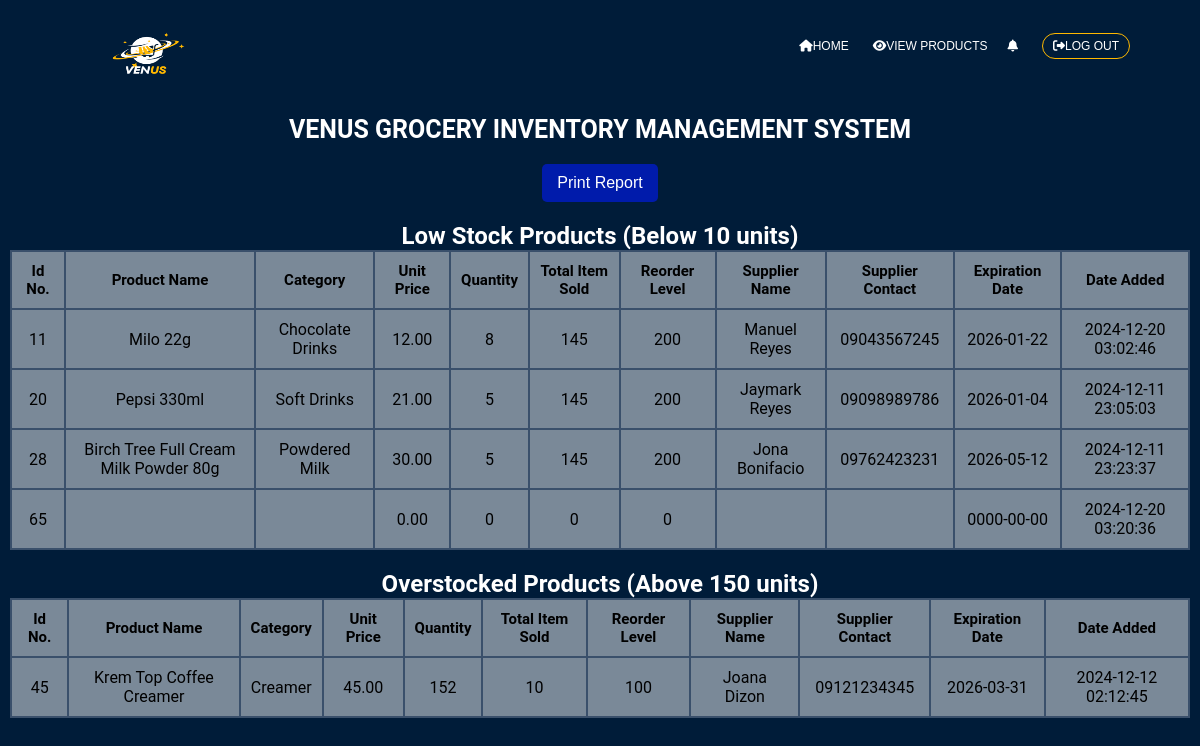
Screenshot of /home/dashboard.php with the database file from the repository.
### tables this page shows
CREATE TABLE `products` (
  `id` int(11) NOT NULL,
  `product_name` varchar(255) NOT NULL,
  `category` varchar(100) NOT NULL,
  `unit_price` decimal(10,2) NOT NULL,
  `quantity_of_product` int(11) NOT NULL,
  `total_item_sold` int(11) NOT NULL,
  `reorder_level` int(11) NOT NULL,
  `supplier_name` varchar(255) NOT NULL,
  `supplier_contact` varchar(100) NOT NULL,
  `expiration_date` date DEFAULT NULL,
  `date_added` timestamp NOT NULL DEFAULT current_timestamp()
);

### home/dashboard.php (the view, shortened to what this page needs)
<?php
$conn = mysqli_connect("localhost", "root", "", "inventory_management_system");
$low_stock_sql = "SELECT * FROM products WHERE quantity_of_product <= 9";
$overstock_sql = "SELECT * FROM products WHERE quantity_of_product >= 150";
$low_stock_result = mysqli_query($conn, $low_stock_sql);
$overstock_result = mysqli_query($conn, $overstock_sql);
?>
<!DOCTYPE html>
<html lang="en">
<head>
    <link rel="stylesheet" href="view.css">
    <link rel="stylesheet" href="https://unpkg.com/boxicons@latest/css/boxicons.min.css">
    <link rel="stylesheet" href="https://cdnjs.cloudflare.com/ajax/libs/font-awesome/6.5.1/css/all.min.css">
</head>
<body>
<header>
    <nav>
        <label class="my_logo">
            <img src="../Images/upperlogo.png" alt="Venus Logo">
        </label>
        <ul>
            <li><a href="admin.php" class="home"><i class="fas fa-home"></i>Home</a></li>
            <li><a href="view_products.php" class="home"><i class="fas fa-eye"></i>View Products</a></li>
            <ul><li><a href="../home/notification.php" class="notif" target="_self"><i class="fas fa-bell"></i> </a></li>
            <li><a href="../home/logout.php" class="logout"><i class="fas fa-sign-out-alt"></i>Log Out</a></li>
        </ul>
    </nav>
</header>
<div class="info">
    <h1>VENUS GROCERY INVENTORY MANAGEMENT SYSTEM</h1>
    <button class="print-btn" onclick="window.print()">Print Report</button>
    <h2>Low Stock Products (Below 10 units)</h2>
    <table>
        <tr>
            <th>Id No.</th>
            <th>Product Name</th>
            <th>Category</th>
            <th>Unit Price</th>
            <th>Quantity</th>
            <th>Total Item Sold</th>
            <th>Reorder Level</th>
            <th>Supplier Name</th>
            <th>Supplier Contact</th>
            <th>Expiration Date</th>
            <th>Date Added</th>
        </tr>
        <?php if (mysqli_num_rows($low_stock_result) > 0): ?>
            <?php while ($row = mysqli_fetch_assoc($low_stock_result)): ?>
                <tr>
                    <td><?php echo htmlspecialchars($row['id']); ?></td>
                    <td><?php echo htmlspecialchars($row['product_name']); ?></td>
                    <td><?php echo htmlspecialchars($row['category']); ?></td>
                    <td><?php echo htmlspecialchars($row['unit_price']); ?></td>
                    <td><?php echo htmlspecialchars($row['quantity_of_product']); ?></td>
                    <td><?php echo htmlspecialchars($row['total_item_sold']); ?></td>
                    <td><?php echo htmlspecialchars($row['reorder_level']); ?></td>
                    <td><?php echo htmlspecialchars($row['supplier_name']); ?></td>
                    <td><?php echo htmlspecialchars($row['supplier_contact']); ?></td>
                    <td><?php echo htmlspecialchars($row['expiration_date']); ?></td>
                    <td><?php echo htmlspecialchars($row['date_added']); ?></td>
                </tr>
            <?php endwhile; ?>
        <?php else: ?>
            <tr>
                <td colspan="4">No low stock products found.</td>
            </tr>
        <?php endif; ?>
    </table>
    <h2>Overstocked Products (Above 150 units)</h2>
    <table>
        <tr>
            <th>Id No.</th>
            <th>Product Name</th>
            <th>Category</th>
            <th>Unit Price</th>
            <th>Quantity</th>
            <th>Total Item Sold</th>
            <th>Reorder Level</th>
            <th>Supplier Name</th>
            <th>Supplier Contact</th>
            <th>Expiration Date</th>
            <th>Date Added</th>
        </tr>
        <?php if (mysqli_num_rows($overstock_result) > 0): ?>
            <?php while ($row = mysqli_fetch_assoc($overstock_result)): ?>
                <tr>
                    <td><?php echo htmlspecialchars($row['id']); ?></td>
                    <td><?php echo htmlspecialchars($row['product_name']); ?></td>
                    <td><?php echo htmlspecialchars($row['category']); ?></td>
                    <td><?php echo htmlspecialchars($row['unit_price']); ?></td>
                    <td><?php echo htmlspecialchars($row['quantity_of_product']); ?></td>
                    <td><?php echo htmlspecialchars($row['total_item_sold']); ?></td>
                    <td><?php echo htmlspecialchars($row['reorder_level']); ?></td>
                    <td><?php echo htmlspecialchars($row['supplier_name']); ?></td>
                    <td><?php echo htmlspecialchars($row['supplier_contact']); ?></td>
                    <td><?php echo htmlspecialchars($row['expiration_date']); ?></td>
                    <td><?php echo htmlspecialchars($row['date_added']); ?></td>
                </tr>
            <?php endwhile; ?>
        <?php else: ?>
            <tr>
                <td colspan="4">No overstocked products found.</td>
            </tr>
        <?php endif; ?>
    </table>
</div>
</body>
</html>

### home/view.css (style rules this page uses)
* { padding: 0; margin: 0; box-sizing: border-box; text-decoration: none; list-style: none; cursor: pointer; }
body { font-family: 'Roboto', 'Helvetica Neue', Helvetica, Arial, sans-serif; padding-top: 60px; margin: 0; background-color:#001c39; }
header { position: fixed; top: 0; left: 0; background-color:#001c39; height: 90px; width: 100%; z-index: 1000; }
.my_logo { color: rgb(255, 255, 255); font-size: 20px; font-weight: 900; text-align: center; line-height: 90px; padding: 0 80px; font-family: 'Horizon', sans-serif; }
.my_logo img { max-height: 110px; width: 130px; margin: 0 auto; }
nav ul { float: right; margin-right: 30px; }
nav ul li { display: inline-block; line-height: 90px; margin: 0 10px; }
nav ul li a { font-size: 12px; text-transform: uppercase; font-family: 'Montserrat', sans-serif; color: rgb(255, 255, 255); }
.logout { box-sizing: border-box; border: 1px solid #FFB800; padding: 5px 10px; border-radius: 15px; color: rgb(255, 255, 255); transition: background-color 0.3s, border-color 0.3s; }
.info { margin-top: 25px; padding: 10px; text-align: center; }
.info h1 { color: #ffffff; font-size: 25px; margin: 20px 0; }
table { background-color: rgba(255, 255, 255, 0.479); text-align: center; margin: 0 auto; border-collapse: collapse; }
th { padding: 10px; text-align: center; font-weight: bold; font-size: 15px; border: 2px solid #3a506b; color: rgb(0, 0, 0); }
td { border: 2px solid #3a506b; color: rgb(0, 0, 0); padding: 10px; margin: 5px; text-align: center; }

### home/dashboard.php (style rules this page uses)
.info h2 { color: white; margin-top: 20px; }
.print-btn { padding: 10px 15px; border: none; background-color: #001aff93; color: white; border-radius: 5px; cursor: pointer; font-size: 16px; }

### rows the page displays
products: id "11", product_name "Milo 22g", category "Chocolate Drinks", unit_price "12.00", quantity_of_product "8", total_item_sold "145", reorder_level "200", supplier_name "Manuel Reyes", supplier_contact "09043567245", expiration_date "2026-01-22", date_added "2024-12-20 03:02:46"
products: id "20", product_name "Pepsi 330ml", category "Soft Drinks", unit_price "21.00", quantity_of_product "5", total_item_sold "145", reorder_level "200", supplier_name "Jaymark Reyes", supplier_contact "09098989786", expiration_date "2026-01-04", date_added "2024-12-11 23:05:03"
products: id "28", product_name "Birch Tree Full Cream Milk Powder 80g", category "Powdered Milk", unit_price "30.00", quantity_of_product "5", total_item_sold "145", reorder_level "200", supplier_name "Jona Bonifacio", supplier_contact "09762423231", expiration_date "2026-05-12", date_added "2024-12-11 23:23:37"
products: id "65", unit_price "0.00", quantity_of_product "0", total_item_sold "0", reorder_level "0", expiration_date "0000-00-00", date_added "2024-12-20 03:20:36"
products: id "45", product_name "Krem Top Coffee Creamer", category "Creamer", unit_price "45.00", quantity_of_product "152", total_item_sold "10", reorder_level "100", supplier_name "Joana Dizon", supplier_contact "09121234345", expiration_date "2026-03-31", date_added "2024-12-12 02:12:45"
